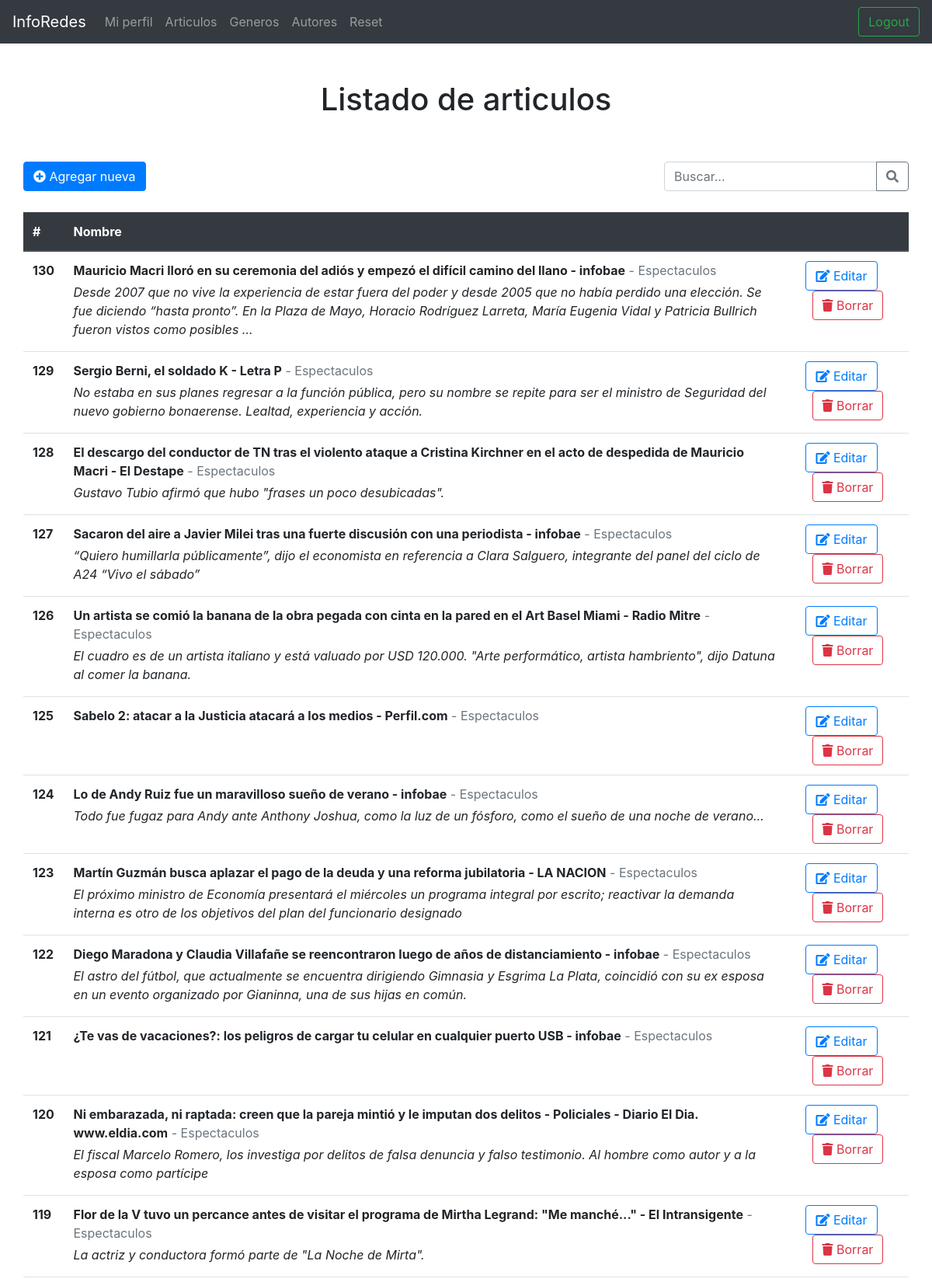
The app's page /Diario/admin/listado_articulos.php (signed in, upper part) with its own data.
### tables this page shows
CREATE TABLE `articulo` (
  `id` int(10) UNSIGNED NOT NULL,
  `titulo` text NOT NULL,
  `contenido` text NOT NULL,
  `imagen_1` text DEFAULT NULL,
  `autor_id` int(10) UNSIGNED NOT NULL,
  `subtitulo` text NOT NULL,
  `fecha` datetime DEFAULT current_timestamp(),
  `genero_id` int(10) UNSIGNED NOT NULL,
  `activo` bit(1) NOT NULL
);

CREATE TABLE `genero` (
  `id` int(10) UNSIGNED NOT NULL,
  `nombre` varchar(50) NOT NULL,
  `activo` int(11) NOT NULL DEFAULT 1
);

### backend/base_datos.php (called while the page is built, shortened)
<?php
    $conexion = NULL;
    function getConexion()
    {
        global $conexion;
        if($conexion){
            return $conexion;
        }else{
            $conexion = mysqli_connect(HOST, USER, PWD, DB);
            mysqli_set_charset($conexion,"utf8");
            return $conexion;
        }
    }
    function ejecutarConsulta($sql){
        $conexion = getConexion();
        $response = mysqli_query($conexion,$sql);
        $tipo_sql = substr( $sql , 0 , 6);
        if( $tipo_sql=="INSERT" || $tipo_sql=="UPDATE" ){
            return mysqli_insert_id( $conexion );
        }else{
           return  mysqli_fetch_all($response, MYSQLI_ASSOC);
        }
    }
?>

### backend/articulos_crud.php (called while the page is built, shortened)
<?php
    require_once 'base_datos.php';
    function getArticulo( $id=NULL){
        $where_id = "1";
        $sql =  "SELECT articulo.id, articulo.titulo, articulo.contenido, articulo.imagen_1, articulo.genero_id, articulo.subtitulo, articulo.fecha, autor.nombre autor, genero.nombre genero, articulo.autor_id
                from articulo
                inner join autor on autor_id=autor.id
                inner join genero on genero_id=genero.id  WHERE articulo.activo=1 AND $where_id
                ORDER BY `articulo`.`id` DESC";
        return ejecutarConsulta($sql);
    }
?>

### Diario/admin/listado_articulos.php (the view, shortened to what this page needs)
<?php
  require "../../backend/articulos_crud.php";
	$listaArticulos = getArticulo();
?>
<!DOCTYPE html>
<html lang="en">
<head>
  	<link rel="stylesheet" href="estilos.css">
		<link rel="stylesheet" href="https://use.fontawesome.com/releases/v5.3.1/css/all.css">
		<link rel="stylesheet" href="https://stackpath.bootstrapcdn.com/bootstrap/4.4.0/css/bootstrap.min.css">
</head>
<body>
	<h1 class="text-center mt-5">Listado de articulos</h1>
	<div class="container">
		<div class="row  d-flex justify-content-between mt-5">
			<a href="registro_articulo.php" class="btn btn-primary" ><i class="fas fa-plus-circle"></i> Agregar nueva</a>
			<form >
				<div class="input-group">
					<input type="text" class="form-control" placeholder="Buscar..." aria-label="Recipient's username" aria-describedby="button-addon2">
					<div class="input-group-append">
						<button class="btn btn-outline-secondary" type="button" id="button-addon2"><i class="fas fa-search"></i></button>
					</div>
				</div>
			</form>
		</div>
		<div class="row mt-3">
			<table class="table table-hover">
				<thead class="thead-dark">
					<tr>
					<th scope="col">#</th>
					<th scope="col">Nombre</th>
					<th scope="col " >
					</th>
					</tr>
				</thead>
				<tbody>
					<?php foreach( $listaArticulos as $articulo ) { ?>
						<tr>
							<th scope='row'><?php echo $articulo['id']	?></th>
							<td>
								<p class='mb-1'><span class='font-weight-bold'><?php echo $articulo['titulo']; ?></span> <span class='text-muted'> - <?php echo $articulo['genero']; ?></span></p>
								<p class='font-italic mb-1'><?php echo $articulo['subtitulo']; ?></p>
							</td>
							<td class='text-center'><a href='<?php echo "./registro_articulo.php?id={$articulo['id']}"; ?>' class='btn btn-outline-primary mr-3'><i class='fas fa-edit'></i> Editar</a><button onclick="borrarRegistro(<?php echo $articulo['id']; ?>)" class='btn btn-outline-danger'><i class='fas fa-trash'></i> Borrar</button></td>
						</tr>
					<?php }	?>
				</tbody>
			</table>
		</div>
	</div>
</body>

### Diario/admin/estilos.css (style rules this page uses)
html, body { height: 100%; font-family: "Numans", sans-serif; }
.container { height: 100%; align-content: center; }
table { margin-top: 1%; margin-bottom: 2%; padding: 10%; }
.container { background-color: white; }

### records on screen
articulo: id "130", titulo "Mauricio Macri lloró en su ceremonia del adiós y empezó el difícil camino del llano - infobae", genero.nombre "Espectaculos", subtitulo "Desde 2007 que no vive la experiencia de estar fuera del poder y desde 2005 que no había perdido una elección. Se fue diciendo “hasta pronto”. En la Plaza de Mayo, Horacio Rodríguez Larreta, María Eugenia Vidal y Patricia Bullrich fueron vistos como posibles …"
articulo: id "129", titulo "Sergio Berni, el soldado K - Letra P", genero.nombre "Espectaculos", subtitulo "No estaba en sus planes regresar a la función pública, pero su nombre se repite para ser el ministro de Seguridad del nuevo gobierno bonaerense. Lealtad, experiencia y acción."
articulo: id "128", titulo "El descargo del conductor de TN tras el violento ataque a Cristina Kirchner en el acto de despedida de Mauricio Macri - El Destape", genero.nombre "Espectaculos", subtitulo "Gustavo Tubio afirmó que hubo \"frases un poco desubicadas\"."
articulo: id "127", titulo "Sacaron del aire a Javier Milei tras una fuerte discusión con una periodista - infobae", genero.nombre "Espectaculos", subtitulo "“Quiero humillarla públicamente”, dijo el economista en referencia a Clara Salguero, integrante del panel del ciclo de A24 “Vivo el sábado”"
articulo: id "126", titulo "Un artista se comió la banana de la obra pegada con cinta en la pared en el Art Basel Miami - Radio Mitre", genero.nombre "Espectaculos", subtitulo "El cuadro es de un artista italiano y está valuado por USD 120.000. \"Arte performático, artista hambriento\", dijo Datuna al comer la banana."
articulo: id "125", titulo "Sabelo 2: atacar a la Justicia atacará a los medios - Perfil.com", genero.nombre "Espectaculos"
articulo: id "124", titulo "Lo de Andy Ruiz fue un maravilloso sueño de verano - infobae", genero.nombre "Espectaculos", subtitulo "Todo fue fugaz para Andy ante Anthony Joshua, como la luz de un fósforo, como el sueño de una noche de verano…"
articulo: id "123", titulo "Martín Guzmán busca aplazar el pago de la deuda y una reforma jubilatoria - LA NACION", genero.nombre "Espectaculos", subtitulo "El próximo ministro de Economía presentará el miércoles un programa integral por escrito; reactivar la demanda interna es otro de los objetivos del plan del funcionario designado"
articulo: id "122", titulo "Diego Maradona y Claudia Villafañe se reencontraron luego de años de distanciamiento - infobae", genero.nombre "Espectaculos", subtitulo "El astro del fútbol, que actualmente se encuentra dirigiendo Gimnasia y Esgrima La Plata, coincidió con su ex esposa en un evento organizado por Gianinna, una de sus hijas en común."
articulo: id "121", titulo "¿Te vas de vacaciones?: los peligros de cargar tu celular en cualquier puerto USB - infobae", genero.nombre "Espectaculos"
articulo: id "120", titulo "Ni embarazada, ni raptada: creen que la pareja mintió y le imputan dos delitos - Policiales - Diario El Dia. www.eldia.com", genero.nombre "Espectaculos", subtitulo "El fiscal Marcelo Romero, los investiga por delitos de falsa denuncia y falso testimonio. Al hombre como autor y a la esposa como partícipe"
articulo: id "119", titulo "Flor de la V tuvo un percance antes de visitar el programa de Mirtha Legrand: \"Me manché...\" - El Intransigente", genero.nombre "Espectaculos", subtitulo "La actriz y conductora formó parte de \"La Noche de Mirta\"."
